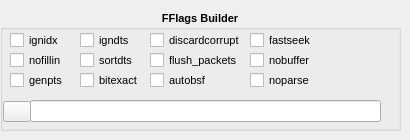
          <widget class="QWidget" name="tabFFlags">
           <attribute name="title">
            <string>FFlags</string>
           </attribute>
           <widget class="QGroupBox" name="groupFFlags">
            <property name="enabled">
             <bool>true</bool>
            </property>
            <property name="geometry">
             <rect>
              <x>0</x>
              <y>10</y>
              <width>401</width>
              <height>121</height>
             </rect>
            </property>
            <property name="font">
             <font>
              <pointsize>8</pointsize>
              <italic>false</italic>
              <bold>true</bold>
             </font>
            </property>
            <property name="toolTip">
             <string>Additional/legacy flags (-flags2). Mostly for analysis or bitstream quirks.
Checked items are collected into FLAGS2 as +tokens. 
Often ignored by some encoders.</string>
            </property>
            <property name="whatsThis">
             <string>Flags2 Builder (-flags2)
Specialized/auxiliary flags. These are rarely needed for typical encodes.
    Examples:
     • +export_mvs → expose motion vectors (useful with -vf codecview for analysis)
     • +ignorecrop, +local_header, +chunks → bitstream/container behavior toggles
     • +fast, +showall, etc. → niche/legacy behaviors that may be ignored by codecs
    Notes:
     • Many flags are codec- or container-specific; harmless if unsupported.
     • Ignored when Video Codec is ‘copy’. Saved to the factory as FLAGS2=…</string>
            </property>
            <property name="title">
             <string>FFlags Builder</string>
            </property>
            <property name="alignment">
             <set>Qt::AlignCenter</set>
            </property>
            <widget class="QLineEdit" name="FFlagsCollector">
             <property name="geometry">
              <rect>
               <x>30</x>
               <y>90</y>
               <width>351</width>
               <height>22</height>
              </rect>
             </property>
             <property name="font">
              <font>
               <pointsize>8</pointsize>
               <italic>false</italic>
               <bold>false</bold>
              </font>
             </property>
             <property name="toolTip">
              <string>Flags2 Builder</string>
             </property>
            </widget>
            <widget class="QCheckBox" name="checkFFlags_ignidx">
             <property name="geometry">
              <rect>
               <x>10</x>
               <y>20</y>
               <width>51</width>
               <height>20</height>
              </rect>
             </property>
             <property name="font">
              <font>
               <pointsize>8</pointsize>
               <italic>false</italic>
               <bold>false</bold>
              </font>
             </property>
             <property name="toolTip">
              <string>Ignore index.</string>
             </property>
             <property name="text">
              <string>ignidx</string>
             </property>
            </widget>
            <widget class="QCheckBox" name="checkFFlags_igndts">
             <property name="geometry">
              <rect>
               <x>80</x>
               <y>20</y>
               <width>51</width>
               <height>20</height>
              </rect>
             </property>
             <property name="font">
              <font>
               <pointsize>8</pointsize>
               <italic>false</italic>
               <bold>false</bold>
              </font>
             </property>
             <property name="toolTip">
              <string>Ignore dts.</string>
             </property>
             <property name="text">
              <string>igndts</string>
             </property>
            </widget>
            <widget class="QCheckBox" name="checkFFlags_discardcorrupt">
             <property name="geometry">
              <rect>
               <x>150</x>
               <y>20</y>
               <width>91</width>
               <height>20</height>
              </rect>
             </property>
             <property name="font">
              <font>
               <pointsize>8</pointsize>
               <italic>false</italic>
               <bold>false</bold>
              </font>
             </property>
             <property name="toolTip">
              <string>Discard corrupted frames.</string>
             </property>
             <property name="text">
              <string>discardcorrupt</string>
             </property>
            </widget>
            <widget class="QCheckBox" name="checkFFlags_fastseek">
             <property name="geometry">
              <rect>
               <x>250</x>
               <y>20</y>
               <width>81</width>
               <height>20</height>
              </rect>
             </property>
             <property name="font">
              <font>
               <pointsize>8</pointsize>
               <italic>false</italic>
               <bold>false</bold>
              </font>
             </property>
             <property name="toolTip">
              <string>Fast but inaccurate seeks.</string>
             </property>
             <property name="text">
              <string>fastseek</string>
             </property>
            </widget>
            <widget class="QCheckBox" name="checkFFlags_nobuffer">
             <property name="geometry">
              <rect>
               <x>250</x>
               <y>40</y>
               <width>61</width>
               <height>20</height>
              </rect>
             </property>
             <property name="font">
              <font>
               <pointsize>8</pointsize>
               <italic>false</italic>
               <bold>false</bold>
              </font>
             </property>
             <property name="toolTip">
              <string>Reduce the latency introduced by optional buffering.</string>
             </property>
             <property name="text">
              <string>nobuffer</string>
             </property>
            </widget>
            <widget class="QCheckBox" name="checkFFlags_sortdts">
             <property name="geometry">
              <rect>
               <x>80</x>
               <y>40</y>
               <width>61</width>
               <height>20</height>
              </rect>
             </property>
             <property name="font">
              <font>
               <pointsize>8</pointsize>
               <italic>false</italic>
               <bold>false</bold>
              </font>
             </property>
             <property name="toolTip">
              <string>Try to interleave outputted packets by dts.</string>
             </property>
             <property name="text">
              <string>sortdts</string>
             </property>
            </widget>
            <widget class="QCheckBox" name="checkFFlags_flush_packets">
             <property name="geometry">
              <rect>
               <x>150</x>
               <y>40</y>
               <width>91</width>
               <height>20</height>
              </rect>
             </property>
             <property name="font">
              <font>
               <pointsize>8</pointsize>
               <italic>false</italic>
               <bold>false</bold>
              </font>
             </property>
             <property name="toolTip">
              <string>Reduce the latency by flushing out packets immediately.</string>
             </property>
             <property name="text">
              <string>flush_packets</string>
             </property>
            </widget>
            <widget class="QCheckBox" name="checkFFlags_nofillin">
             <property name="geometry">
              <rect>
               <x>10</x>
               <y>40</y>
               <width>51</width>
               <height>20</height>
              </rect>
             </property>
             <property name="font">
              <font>
               <pointsize>8</pointsize>
               <italic>false</italic>
               <bold>false</bold>
              </font>
             </property>
             <property name="toolTip">
              <string>Do not fill in missing values that can be exactly calculated.</string>
             </property>
             <property name="text">
              <string>nofillin</string>
             </property>
            </widget>
            <widget class="QToolButton" name="clearFFlags">
             <property name="geometry">
              <rect>
               <x>3</x>
               <y>91</y>
               <width>28</width>
               <height>21</height>
              </rect>
             </property>
             <property name="toolTip">
              <string>Clear Flags2</string>
             </property>
             <property name="text">
              <string/>
             </property>
             <property name="icon">
              <iconset>
               <normaloff>../Pics/Broom.png</normaloff>../Pics/Broom.png</iconset>
             </property>
            </widget>
            <widget class="QCheckBox" name="checkFFlags_genpts">
             <property name="geometry">
              <rect>
               <x>10</x>
               <y>60</y>
               <width>61</width>
               <height>20</height>
              </rect>
             </property>
             <property name="font">
              <font>
               <pointsize>8</pointsize>
               <italic>false</italic>
               <bold>false</bold>
              </font>
             </property>
             <property name="toolTip">
              <string>Generate pts.</string>
             </property>
             <property name="text">
              <string>genpts</string>
             </property>
            </widget>
            <widget class="QCheckBox" name="checkFFlags_bitexact">
             <property name="geometry">
              <rect>
               <x>80</x>
               <y>60</y>
               <width>71</width>
               <height>20</height>
              </rect>
             </property>
             <property name="font">
              <font>
               <pointsize>8</pointsize>
               <italic>false</italic>
               <bold>false</bold>
              </font>
             </property>
             <property name="toolTip">
              <string>Do not write random/volatile data.</string>
             </property>
             <property name="text">
              <string>bitexact</string>
             </property>
            </widget>
            <widget class="QCheckBox" name="checkFFlags_autobsf">
             <property name="geometry">
              <rect>
               <x>150</x>
               <y>60</y>
               <width>81</width>
               <height>20</height>
              </rect>
             </property>
             <property name="font">
              <font>
               <pointsize>8</pointsize>
               <italic>false</italic>
               <bold>false</bold>
              </font>
             </property>
             <property name="toolTip">
              <string>Add needed bsfs automatically.</string>
             </property>
             <property name="text">
              <string>autobsf</string>
             </property>
            </widget>
            <widget class="QCheckBox" name="checkFFlags_noparse">
             <property name="geometry">
              <rect>
               <x>250</x>
               <y>60</y>
               <width>61</width>
               <height>20</height>
              </rect>
             </property>
             <property name="font">
              <font>
               <pointsize>8</pointsize>
               <italic>false</italic>
               <bold>false</bold>
              </font>
             </property>
             <property name="toolTip">
              <string>Disable AVParsers.
This needs nofillin too.</string>
             </property>
             <property name="text">
              <string>noparse</string>
             </property>
            </widget>
           </widget>
          </widget>
